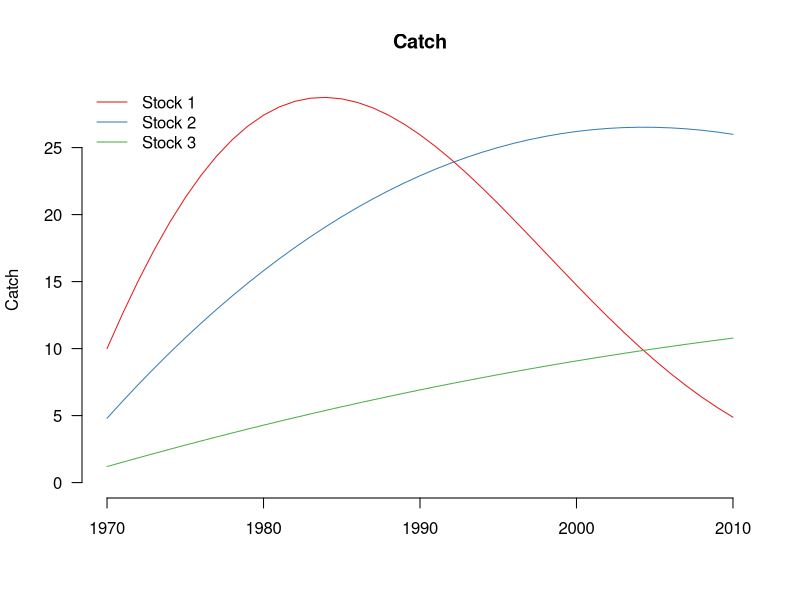
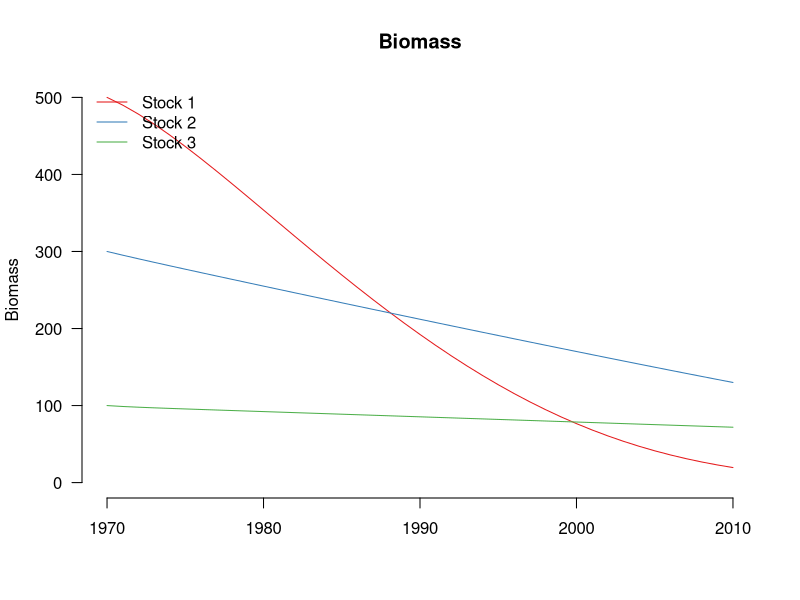
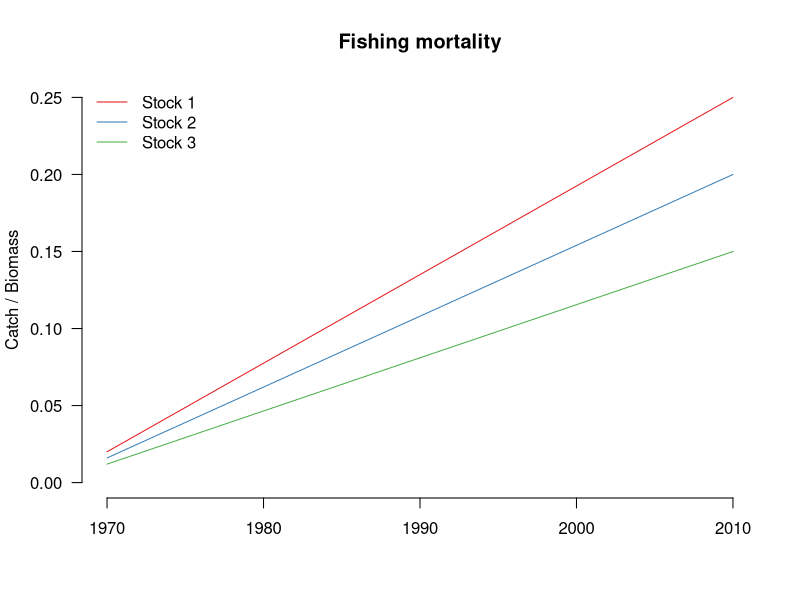

The R source for these figures, in order:

# Setup
################################################################################

# Clear workspace
rm(list = ls())

# Turn off sci notation
options(scipen=999)

# Packages
library(plyr)
library(dplyr)
library(tidyr)
library(reshape2)
library(RColorBrewer)
library(optimx)

# Helper functions
################################################################################

# Plot catch time series
plot_catch <- function(C_mat, yrs){
  nstocks <- ncol(C_mat)
  cmax <- max(C_mat)
  colors <- brewer.pal(nstocks, "Set1")
  plot(x=yrs, y=C_mat[,1], bty="n", type="l", las=1, col=colors[1],
       ylim=c(0,cmax), xlab="", ylab="Catch", main="Catch") 
  for(i in 2:nstocks){
    lines(x=yrs, y=C_mat[,i], col=colors[i])
  }
  legend("topleft", bty="n", legend=paste("Stock", 1:nstocks), col=colors, lty=1)
}

# Plot biomass time series
plot_biomass <- function(B_mat, yrs){
  nstocks <- ncol(C_mat)
  bmax <- max(B_mat)
  colors <- brewer.pal(nstocks, "Set1")
  plot(x=yrs, y=B_mat[,1], bty="n", type="l", las=1, col=colors[1],
       ylim=c(0,bmax), xlab="", ylab="Biomass", main="Biomass") 
  for(i in 2:nstocks){
    lines(x=yrs, y=B_mat[,i], col=colors[i])
  }
  legend("topleft", bty="n", legend=paste("Stock", 1:nstocks), col=colors, lty=1)
}

# Plot fishing mortality time series
plot_f <- function(F_mat, yrs){
  nstocks <- ncol(F_mat)
  fmax <- max(F_mat)
  colors <- brewer.pal(nstocks, "Set1")
  plot(x=yrs, y=F_mat[,1], bty="n", type="l", las=1, col=colors[1],
       ylim=c(0,fmax), xlab="", ylab="Catch / Biomass", main="Fishing mortality") 
  for(i in 2:nstocks){
    lines(x=yrs, y=F_mat[,i], col=colors[i])
  }
  legend("topleft", bty="n", legend=paste("Stock", 1:nstocks), col=colors, lty=1)
}

# Categorical status
bbmsy2status <- function(bbmsy){
  as.character(cut(bbmsy, breaks=c(0,0.5,1.5,999), labels=c("over", "fully", "under")))
}

# Calculate r prior
calc_r_priors <- function(res){
  for(i in 1:length(res)){
    if(res[i]=="High"){r_prior <- c(0.6,1.5)}
    if(res[i]=="Medium"){r_prior <- c(0.2,0.8)}
    if(res[i]=="Low"){r_prior <- c(0.05,0.5)}
    if(res[i]=="Very low"){r_prior <- c(0.015,0.1)}
    if(i==1){r_priors <- r_prior}else{r_priors <- rbind(r_priors, r_prior)}
  }
  colnames(r_priors) <- c("r_lo", "r_hi")
  rownames(r_priors) <- NULL
  return(r_priors)
}

# Calculate k prior
calc_k_priors <- function(C_mat, r_priors){
  for(i in 1:ncol(C_mat)){
    catch <- C_mat[,i]
    r_prior <- r_priors[i,]
    r_lo <- r_prior[1]
    r_hi <- r_prior[2]
    c_max <- max(catch)
    k_lo <- c_max / r_hi
    k_hi <- 12 * c_max / r_lo
    k_prior <- c(k_lo, k_hi)
    if(i==1){k_priors <- k_prior}else{k_priors <- rbind(k_priors, k_prior)}
  }
  colnames(k_priors) <- c("k_lo", "k_hi")
  rownames(k_priors) <- NULL
  return(k_priors)
}

# Simulate data
################################################################################

# Params
yrs <- 1970:2010
nyrs <- length(yrs)
nstocks <- 3
stocks <- paste("Stock", 1:nstocks)
ri_true <- c(0.1, 0.3, 0.5)
ki_true <- c(500, 300, 100)
res_true <- c("Low", "Medium", "Medium")
e_true <- seq(0.02,0.25,length.out=nyrs)
e_scalar_true <- c(1, 0.8, 0.6)

# Simulate data
# B[t+1] = bt[t] + r*bt[t]*(1-bt[t]/k) - ct[t]
B_mat_true <- matrix(data=NA, ncol=nstocks, nrow=nyrs)
C_mat <- matrix(data=NA, ncol=nstocks, nrow=nyrs)
B_mat_true[1,] <- ki_true
C_mat[1,] <- ki_true * e_true[1] * e_scalar_true
for(i in 1:nstocks){
  for(j in 2:nyrs){
    B_mat_true[j,i] <- B_mat_true[j-1,i] + ri_true[i] * B_mat_true[j-1,i] * (1-B_mat_true[j-1,i]/ki_true[i]) - C_mat[j-1,i]
    C_mat[j,i] <-  B_mat_true[j,i] * e_true[j] * e_scalar_true[i]
  }
}

# Calculate fishing mortality time series
U_mat_true <- C_mat / B_mat_true

# Plot simulated data
plot_catch(C_mat, yrs)
plot_biomass(B_mat_true, yrs)
plot_f(U_mat_true, yrs)

# Management quantities
msy_true <- ri_true * ki_true / 4
bmsy_true <- ki_true / 2
fmsy_true <- ri_true / 2
bbmsy_mat_true <- t(t(B_mat_true) / bmsy_true)
bbmsy_end_true <- bbmsy_mat_true[nyrs,]
status_end_true <- bbmsy2status(bbmsy_end_true)

# Model functions
################################################################################

# Parameters
params <- c("r", "k")
nparam <- length(params)

# Starting values
par_init <- c(0.15, 0.29, 0.55, 470, 320, 110)

# Multi-species catch-only model
# For testing: par <- par_init
obj_func <- function(par){
  
  # Parameters
  ri <- par[1:3]
  ki <- par[4:6] 

  # Build biomass time series
  # B[t+1] = bt[t] + r*bt[t]*(1-bt[t]/k) - ct[t]
  B_mat <- matrix(data=NA, ncol=nstocks, nrow=nyrs)
  B_mat[1,] <- ki
  for(i in 1:nstocks){
    for(j in 2:nyrs){
      B_mat[j,i] <- B_mat[j-1,i] + ri[i] * B_mat[j-1,i] * (1-B_mat[j-1,i]/ki[i]) - C_mat[j-1,i]
    }
  }
  
  # Are all biomasses positive?
  # If biomass remains positive, calculate NLL
  # If biomass goes negative, report a large NLL
  pos_check <- sum(B_mat < 0)==0
  if(pos_check==T){
    
    # Derive fishing mortality time series
    F_mat <- C_mat / B_mat
    
    # Calculate log-ratio of secondary stocks to reference stock (first stock)
    F_ref <- F_mat[,2]
    F_other <- F_mat[,c(1,3)]
    z <- log(F_other / F_ref)
    z_avg <- apply(z, 2, mean)
    
    # Calculate SSQ of log-ratio and nll
    sq <- (z-z_avg)^2
    ssq <- colSums(sq)
    nll_E <- sum(-(nyrs/2)*log(ssq))
    
  }else{
    
    nll_E <- 9999
    
  }
  
  # Return NLL
  nll <- nll_E
  return(nll)
  
}

# Calculate r and k priors
r_priors <- calc_r_priors(res_true)
k_priors <- calc_k_priors(C_mat, r_priors)

# Create lower/upper bounds to pass to optim()
lower_bounds <- c(r_priors[,"r_lo"],k_priors[,"k_lo"])
upper_bounds <- c(r_priors[,"r_hi"],k_priors[,"k_hi"])

# Estimate parameters using optim()
# optfit <- optim(par=par_init, fn=obj_func)
optfit <- optim(par=par_init, fn=obj_func,
                lower=lower_bounds, upper=upper_bounds, method="L-BFGS-B")
optfit$convergence
